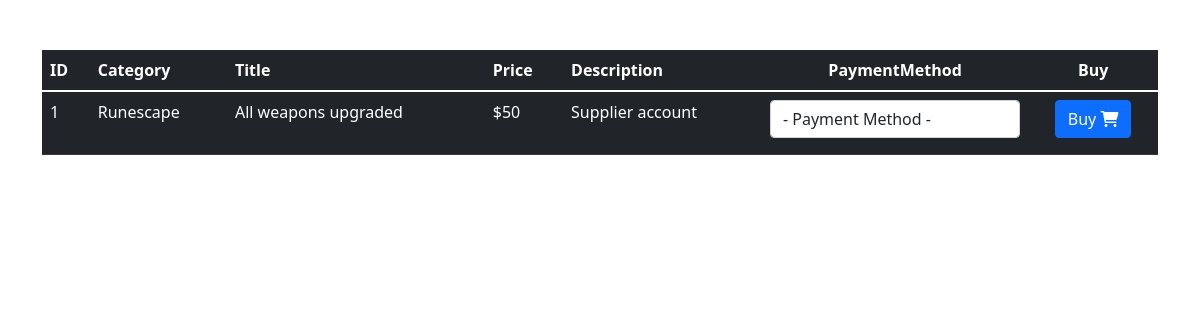
/buy.php?id=1, run on the app's committed database.
### tables this page shows
CREATE TABLE IF NOT EXISTS `ccdb_accounts` (
  `ID` int(100) UNSIGNED NOT NULL AUTO_INCREMENT,
  `Category` varchar(20) NOT NULL,
  `Title` varchar(50) NOT NULL,
  `Price` float UNSIGNED NOT NULL,
  `Description` text NOT NULL,
  `Status` int(10) UNSIGNED NOT NULL,
  PRIMARY KEY (`ID`)
);

### buy.php (the view, shortened to what this page needs)
<?php
include 'db_connection.php';
if(isset($_GET['id']) && is_numeric($_GET['id'])){
	$id = $_GET['id'];
}else{
	header("Location: ./");
	die();
}
$result = mysqli_query($conn, "SELECT * FROM ccdb_accounts WHERE ID=".$id);
$row = mysqli_fetch_array($result);
$Category = $row['Category'];
$Title = $row['Title'];
$Price = $row['Price'];
$Description = $row['Description'];
$pays = '';
foreach ($paymethods as $item){
	$pays = $pays.'<option value="'.$item.'">'.$item.'</option>';
}
?>
<!DOCTYPE html>
<html lang="en">
  <head>
	<link href="https://cdn.jsdelivr.net/npm/bootstrap@5.1.3/dist/css/bootstrap.min.css" rel="stylesheet">
	<link rel="stylesheet" href="css/all.css">
  </head>
  <body>
	<div class="container" style="margin-top: 50px;">
	  <div class="row">
		<div class="col">
		  <form class="pb-2" action="http://localhost/chicks-challenge/buy.php?id=<?php echo $id; ?>" method="post">
		  <table class="table table-dark">
		    <thead>
			  <tr>
			    <th>ID</th>
			    <th>Category</th>
				<th>Title</th>
				<th>Price</th>
				<th>Description</th>
				<th style="text-align:center;">PaymentMethod</th>
				<th style="text-align:center;">Buy</th>
			  </tr>
			</thead>
			<tbody>
		    <?php
				echo '<tr>'
					.'<td>' . $id . '</td>'
					.'<td>' . $Category . '</td>'
					.'<td>' . $Title . '</td>'
					.'<td>$' . $Price . '</td>'
					.'<td>' . $Description . '</td>'
					.'<td><select name="PaymentMethod" id="PaymentMethod" class="form-control mb-2 custom-select">
						<option value="">- Payment Method -</option>
						'.$pays.'
					</select></td>'
					.'<td style="text-align:center;"><button type="submit" class="btn btn-primary mb-2">Buy <i class="fa-solid fa-cart-shopping"></i></button></td>'
				.'</tr>';
		    ?>
			</tbody>
		  </table>
		  </form>
		</div>
	  </div>
	</div>
  </body>
</html>

### data on the page
ccdb_accounts: Category "Runescape", Title "All weapons upgraded", Price "50", Description "Supplier account"

### other printed values
$id "1"
